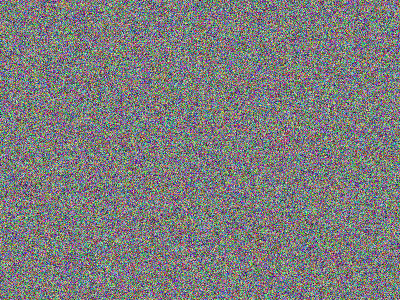
#> input picture test_noisy.png, 400 x 300 px
$ python -i super_resolution.py   (imports and definitions only)
#> lines starting #> are read from the running program, lines starting #| are printed output that depends on the picture
#> further down, picture is the input picture: shape (300, 400, 3); mean B, G, R 124.6, 124.4, 124.4
"""
Super Resolution Module.
Implements bicubic upscaling with detail enhancement and edge-aware sharpening.
"""

import cv2
import numpy as np


def super_resolve_image(img, scale=2):
    """
    Enhance image resolution by the given scale factor.
    Uses bicubic interpolation + bilateral filtering + detail enhancement.
    Returns (result_image, method_name).
    """
    result = enhanced_upscale(img, scale)
    return result, f"Enhanced Bicubic Upscale ({scale}x)"


def enhanced_upscale(img, scale=2):
    """
    Multi-step super resolution pipeline:
    1. Bicubic interpolation for upscaling
    2. Bilateral filter for edge-preserving smoothing
    3. Unsharp masking for detail enhancement
    4. Detail enhancement for texture recovery
    """
#> called with scale = 2
    h, w = img.shape[:2]
#> h = 300; w = 400

    # Step 1: Bicubic upscale
    upscaled = cv2.resize(
        img, (w * scale, h * scale),
        interpolation=cv2.INTER_CUBIC
    )
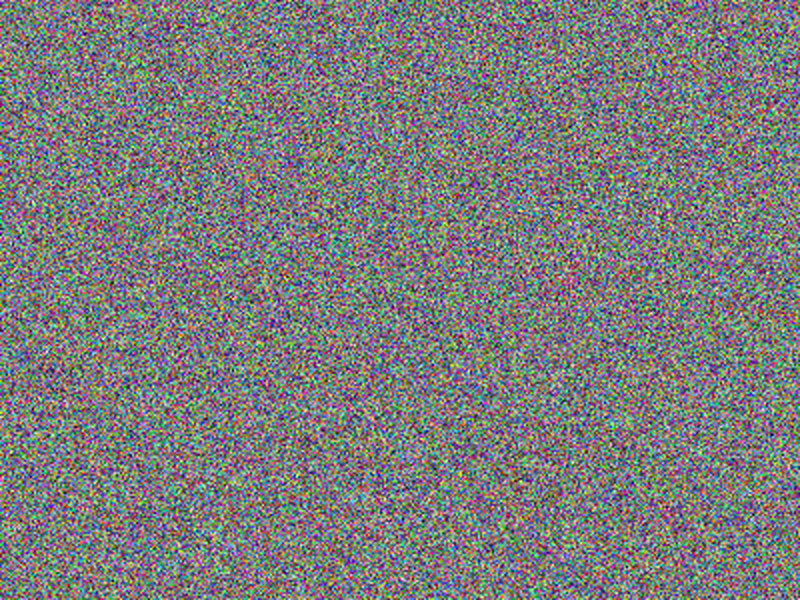
#> upscaled: shape (600, 800, 3); mean B, G, R 124.6, 124.4, 124.4

    # Step 2: Bilateral filter (smooth while preserving edges)
    smoothed = cv2.bilateralFilter(upscaled, 9, 75, 75)
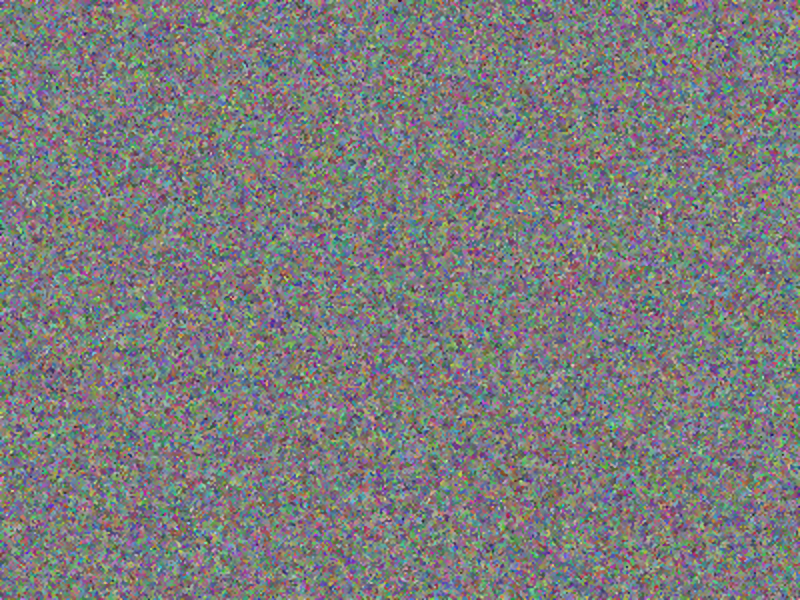
#> smoothed: shape (600, 800, 3); mean B, G, R 124.6, 124.4, 124.4

    # Step 3: Unsharp masking
    gaussian = cv2.GaussianBlur(smoothed, (0, 0), 3)
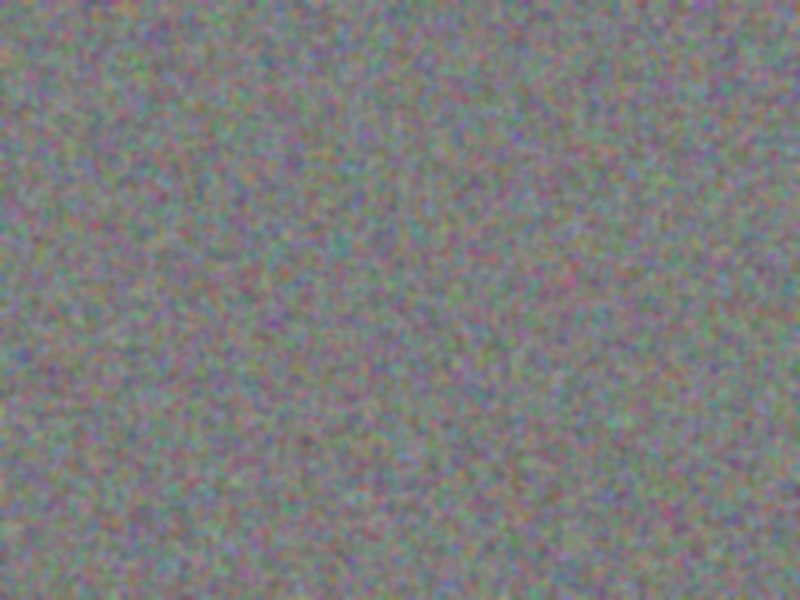
#> gaussian: shape (600, 800, 3); mean B, G, R 124.7, 124.4, 124.4
    sharpened = cv2.addWeighted(smoothed, 1.5, gaussian, -0.5, 0)

    # Step 4: Detail enhancement
    detail_enhanced = cv2.detailEnhance(sharpened, sigma_s=10, sigma_r=0.15)
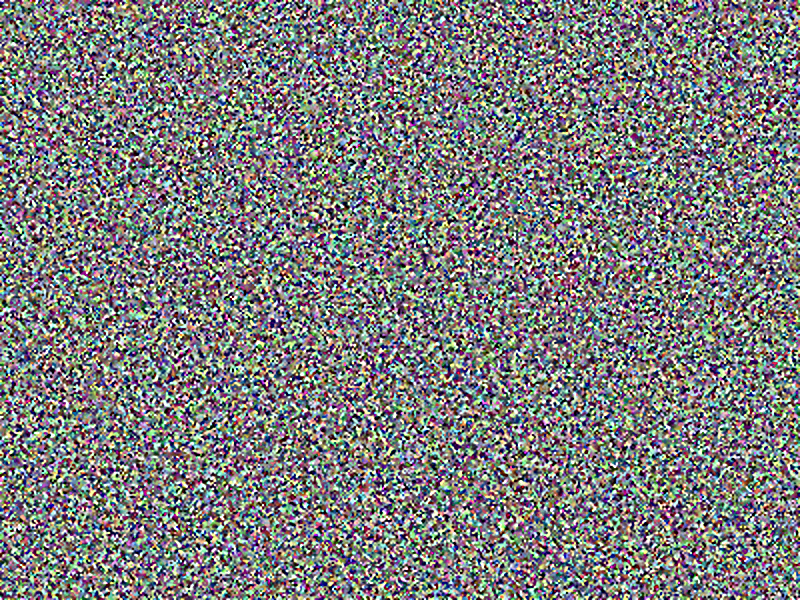
#> detail_enhanced: shape (600, 800, 3); mean B, G, R 125.6, 125.3, 125.4

    return detail_enhanced

>>> import cv2
>>> picture = cv2.imread('../test_noisy.png')
>>> result = super_resolve_image(picture)
